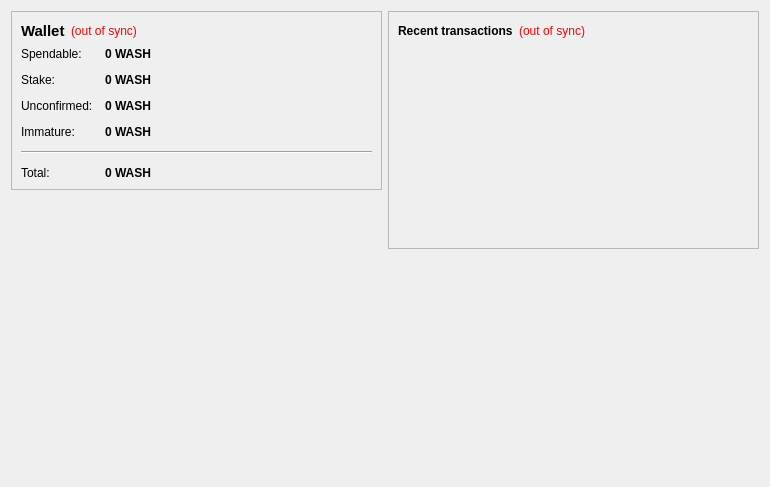
<?xml version="1.0" encoding="UTF-8"?>
<ui version="4.0">
 <class>OverviewPage</class>
 <widget class="QWidget" name="OverviewPage">
  <property name="geometry">
   <rect>
    <x>0</x>
    <y>0</y>
    <width>770</width>
    <height>487</height>
   </rect>
  </property>
  <property name="windowTitle">
   <string>Form</string>
  </property>
  <layout class="QHBoxLayout" name="horizontalLayout" stretch="1,1">
   <item>
    <layout class="QVBoxLayout" name="verticalLayout_2">
     <item>
      <widget class="QFrame" name="frame">
       <property name="frameShape">
        <enum>QFrame::StyledPanel</enum>
       </property>
       <property name="frameShadow">
        <enum>QFrame::Raised</enum>
       </property>
       <layout class="QVBoxLayout" name="verticalLayout_4">
        <item>
         <layout class="QHBoxLayout" name="horizontalLayout_4">
          <item>
           <widget class="QLabel" name="label_5">
            <property name="font">
             <font>
              <pointsize>11</pointsize>
              <weight>75</weight>
              <bold>true</bold>
             </font>
            </property>
            <property name="text">
             <string>Wallet</string>
            </property>
           </widget>
          </item>
          <item>
           <widget class="QLabel" name="labelWalletStatus">
            <property name="toolTip">
             <string>The displayed information may be out of date. Your wallet automatically synchronizes with the WashingtonCoin network after a connection is established, but this process has not completed yet.</string>
            </property>
            <property name="styleSheet">
             <string notr="true">QLabel { color: red; }</string>
            </property>
            <property name="text">
             <string notr="true">(out of sync)</string>
            </property>
            <property name="alignment">
             <set>Qt::AlignLeading|Qt::AlignLeft|Qt::AlignVCenter</set>
            </property>
           </widget>
          </item>
          <item>
           <spacer name="horizontalSpacer_2">
            <property name="orientation">
             <enum>Qt::Horizontal</enum>
            </property>
            <property name="sizeHint" stdset="0">
             <size>
              <width>40</width>
              <height>20</height>
             </size>
            </property>
           </spacer>
          </item>
         </layout>
        </item>
        <item>
         <layout class="QFormLayout" name="formLayout_2">
          <property name="fieldGrowthPolicy">
           <enum>QFormLayout::AllNonFixedFieldsGrow</enum>
          </property>
          <property name="horizontalSpacing">
           <number>12</number>
          </property>
          <property name="verticalSpacing">
           <number>12</number>
          </property>
          <item row="0" column="0">
           <widget class="QLabel" name="label">
            <property name="text">
             <string>Spendable:</string>
            </property>
           </widget>
          </item>
          <item row="0" column="1">
           <widget class="QLabel" name="labelBalance">
            <property name="font">
             <font>
              <weight>75</weight>
              <bold>true</bold>
             </font>
            </property>
            <property name="cursor">
             <cursorShape>IBeamCursor</cursorShape>
            </property>
            <property name="toolTip">
             <string>Your current spendable balance</string>
            </property>
            <property name="text">
             <string notr="true">0 WASH</string>
            </property>
            <property name="textInteractionFlags">
             <set>Qt::LinksAccessibleByMouse|Qt::TextSelectableByKeyboard|Qt::TextSelectableByMouse</set>
            </property>
           </widget>
          </item>
          <item row="1" column="0">
           <widget class="QLabel" name="label_6">
            <property name="text">
             <string>Stake:</string>
            </property>
           </widget>
          </item>
          <item row="1" column="1">
           <widget class="QLabel" name="labelStake">
            <property name="font">
             <font>
              <weight>75</weight>
              <bold>true</bold>
             </font>
            </property>
            <property name="cursor">
             <cursorShape>IBeamCursor</cursorShape>
            </property>
            <property name="toolTip">
             <string>Total of coins that was staked, and do not yet count toward the current balance</string>
            </property>
            <property name="text">
             <string notr="true">0 WASH</string>
            </property>
            <property name="textInteractionFlags">
             <set>Qt::LinksAccessibleByMouse|Qt::TextSelectableByKeyboard|Qt::TextSelectableByMouse</set>
            </property>
           </widget>
          </item>
          <item row="2" column="0">
           <widget class="QLabel" name="label_3">
            <property name="text">
             <string>Unconfirmed:</string>
            </property>
           </widget>
          </item>
          <item row="2" column="1">
           <widget class="QLabel" name="labelUnconfirmed">
            <property name="font">
             <font>
              <weight>75</weight>
              <bold>true</bold>
             </font>
            </property>
            <property name="cursor">
             <cursorShape>IBeamCursor</cursorShape>
            </property>
            <property name="toolTip">
             <string>Total of transactions that have yet to be confirmed, and do not yet count toward the current balance</string>
            </property>
            <property name="text">
             <string notr="true">0 WASH</string>
            </property>
            <property name="textInteractionFlags">
             <set>Qt::LinksAccessibleByMouse|Qt::TextSelectableByKeyboard|Qt::TextSelectableByMouse</set>
            </property>
           </widget>
          </item>
          <item row="3" column="0">
           <widget class="QLabel" name="labelImmatureText">
            <property name="text">
             <string>Immature:</string>
            </property>
           </widget>
          </item>
          <item row="3" column="1">
           <widget class="QLabel" name="labelImmature">
            <property name="font">
             <font>
              <weight>75</weight>
              <bold>true</bold>
             </font>
            </property>
            <property name="toolTip">
             <string>Mined balance that has not yet matured</string>
            </property>
            <property name="text">
             <string notr="true">0 WASH</string>
            </property>
            <property name="textInteractionFlags">
             <set>Qt::LinksAccessibleByMouse|Qt::TextSelectableByKeyboard|Qt::TextSelectableByMouse</set>
            </property>
           </widget>
          </item>
          <item row="4" column="0" colspan="2">
           <widget class="Line" name="line">
            <property name="orientation">
             <enum>Qt::Horizontal</enum>
            </property>
           </widget>
          </item>
          <item row="5" column="0">
           <widget class="QLabel" name="labelTotalText">
            <property name="text">
             <string>Total:</string>
            </property>
           </widget>
          </item>
          <item row="5" column="1">
           <widget class="QLabel" name="labelTotal">
            <property name="font">
             <font>
              <weight>75</weight>
              <bold>true</bold>
             </font>
            </property>
            <property name="cursor">
             <cursorShape>IBeamCursor</cursorShape>
            </property>
            <property name="toolTip">
             <string>Your current total balance</string>
            </property>
            <property name="text">
             <string notr="true">0 WASH</string>
            </property>
            <property name="textInteractionFlags">
             <set>Qt::LinksAccessibleByMouse|Qt::TextSelectableByKeyboard|Qt::TextSelectableByMouse</set>
            </property>
           </widget>
          </item>
         </layout>
        </item>
       </layout>
      </widget>
     </item>
     <item>
      <spacer name="verticalSpacer">
       <property name="orientation">
        <enum>Qt::Vertical</enum>
       </property>
       <property name="sizeHint" stdset="0">
        <size>
         <width>20</width>
         <height>40</height>
        </size>
       </property>
      </spacer>
     </item>
     <item>
      <widget class="QLabel" name="label_6">
       <property name="text">
        <string/>
       </property>
       <property name="pixmap">
        <pixmap resource="../bitcoin.qrc">:/images/backg</pixmap>
       </property>
       <property name="scaledContents">
        <bool>false</bool>
       </property>
       <property name="alignment">
        <set>Qt::AlignCenter</set>
       </property>
       <property name="margin">
        <number>-2</number>
       </property>
      </widget>
     </item>
    </layout>
   </item>
   <item>
    <layout class="QVBoxLayout" name="verticalLayout_3">
     <item>
      <widget class="QFrame" name="frame_2">
       <property name="frameShape">
        <enum>QFrame::StyledPanel</enum>
       </property>
       <property name="frameShadow">
        <enum>QFrame::Raised</enum>
       </property>
       <layout class="QVBoxLayout" name="verticalLayout">
        <item>
         <layout class="QHBoxLayout" name="horizontalLayout_2">
          <item>
           <widget class="QLabel" name="label_4">
            <property name="text">
             <string>&lt;b&gt;Recent transactions&lt;/b&gt;</string>
            </property>
           </widget>
          </item>
          <item>
           <widget class="QLabel" name="labelTransactionsStatus">
            <property name="toolTip">
             <string>The displayed information may be out of date. Your wallet automatically synchronizes with the WashingtonCoin network after a connection is established, but this process has not completed yet.</string>
            </property>
            <property name="styleSheet">
             <string notr="true">QLabel { color: red; }</string>
            </property>
            <property name="text">
             <string notr="true">(out of sync)</string>
            </property>
            <property name="alignment">
             <set>Qt::AlignRight|Qt::AlignTrailing|Qt::AlignVCenter</set>
            </property>
           </widget>
          </item>
          <item>
           <spacer name="horizontalSpacer">
            <property name="orientation">
             <enum>Qt::Horizontal</enum>
            </property>
            <property name="sizeHint" stdset="0">
             <size>
              <width>40</width>
              <height>20</height>
             </size>
            </property>
           </spacer>
          </item>
         </layout>
        </item>
        <item>
         <widget class="QListView" name="listTransactions">
          <property name="styleSheet">
           <string notr="true">QListView { background: transparent; }</string>
          </property>
          <property name="frameShape">
           <enum>QFrame::NoFrame</enum>
          </property>
          <property name="verticalScrollBarPolicy">
           <enum>Qt::ScrollBarAlwaysOff</enum>
          </property>
          <property name="horizontalScrollBarPolicy">
           <enum>Qt::ScrollBarAlwaysOff</enum>
          </property>
          <property name="selectionMode">
           <enum>QAbstractItemView::NoSelection</enum>
          </property>
         </widget>
        </item>
       </layout>
      </widget>
     </item>
     <item>
      <spacer name="verticalSpacer_2">
       <property name="orientation">
        <enum>Qt::Vertical</enum>
       </property>
       <property name="sizeHint" stdset="0">
        <size>
         <width>20</width>
         <height>40</height>
        </size>
       </property>
      </spacer>
     </item>
    </layout>
   </item>
  </layout>
 </widget>
 <resources/>
 <connections/>
</ui>
